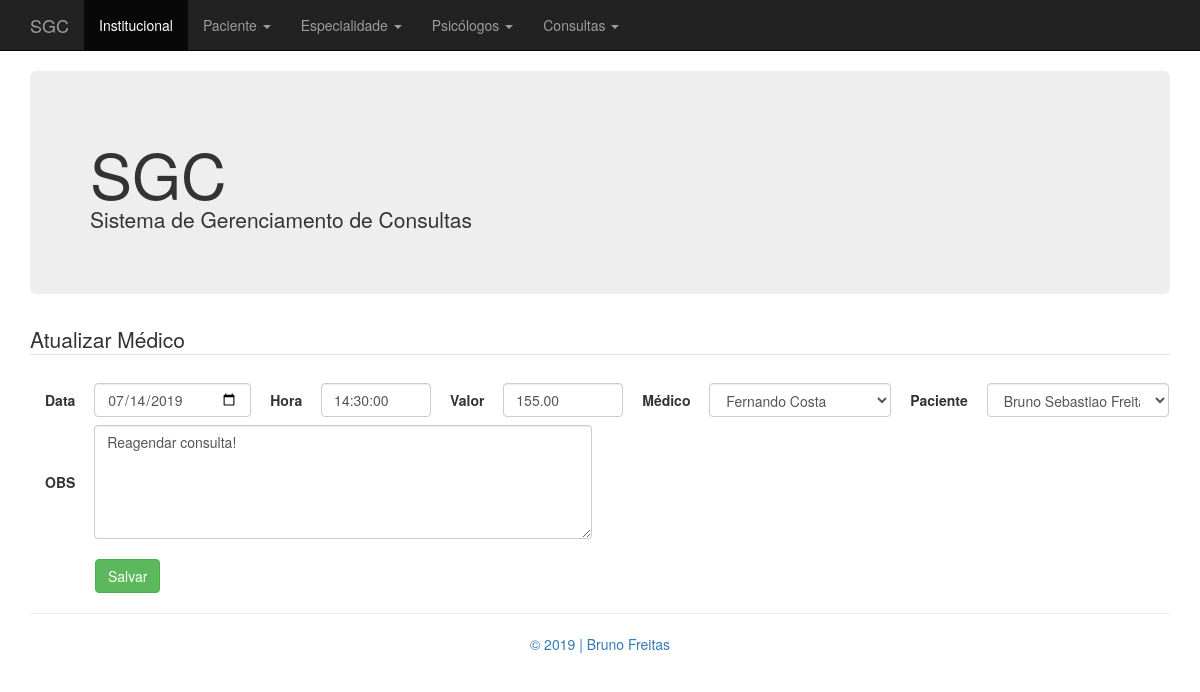
The app's page /index.php?pagina=atualizar_consulta.php&idConsulta=1 with its own data.
### tables this page shows
CREATE TABLE IF NOT EXISTS `consulta` (
  `id_consulta` INT NOT NULL AUTO_INCREMENT COMMENT 'Id da Tabela consulta',
  `data_consulta` DATE NOT NULL COMMENT 'Data da Consulta',
  `hora_consulta` TIME(0) NOT NULL COMMENT 'Hora da Consulta\nHH:MM',
  `valor_consulta` DECIMAL(6,2) NOT NULL COMMENT 'Valor da Consulta\nEx.: 1250,50 - 850,00\n',
  `observacao_consulta` VARCHAR(200) CHARACTER SET 'utf8' COLLATE 'utf8_general_ci' NULL COMMENT 'Observação Sobre a Consulta\nCampo não obrigatório',
  `paciente_id_paciente` INT NOT NULL,
  `medico_id_medico` INT NOT NULL,
  `medico_especialidade_id_especialidade` INT NOT NULL,
  PRIMARY KEY (`id_consulta`, `paciente_id_paciente`, `medico_id_medico`, `medico_especialidade_id_especialidade`),
  UNIQUE INDEX `id_consulta_UNIQUE` (`id_consulta` ASC),
  INDEX `fk_consulta_paciente_idx` (`paciente_id_paciente` ASC),
  INDEX `fk_consulta_medico1_idx` (`medico_id_medico` ASC, `medico_especialidade_id_especialidade` ASC),
  CONSTRAINT `fk_consulta_paciente`
    FOREIGN KEY (`paciente_id_paciente`)
    REFERENCES `paciente` (`id_paciente`)
    ON DELETE CASCADE
    ON UPDATE CASCADE,
  CONSTRAINT `fk_consulta_medico1`
    FOREIGN KEY (`medico_id_medico` , `medico_especialidade_id_especialidade`)
    REFERENCES `medico` (`id_medico` , `especialidade_id_especialidade`)
    ON DELETE CASCADE
    ON UPDATE CASCADE);

CREATE TABLE IF NOT EXISTS `medico` (
  `id_medico` INT NOT NULL AUTO_INCREMENT COMMENT 'Id da Tabela medico',
  `nome_medico` VARCHAR(40) CHARACTER SET 'utf8' COLLATE 'utf8_general_ci' NOT NULL COMMENT 'Nome do Médico',
  `crm_medico` VARCHAR(8) CHARACTER SET 'utf8' COLLATE 'utf8_general_ci' NOT NULL COMMENT 'CRM do Médico\nMáximo 8 números',
  `data_nasc_medico` DATE NOT NULL COMMENT 'Data de Nascimento do Médico',
  `especialidade_id_especialidade` INT NOT NULL,
  PRIMARY KEY (`id_medico`, `especialidade_id_especialidade`),
  UNIQUE INDEX `id_medico_UNIQUE` (`id_medico` ASC),
  INDEX `fk_medico_especialidade1_idx` (`especialidade_id_especialidade` ASC),
  CONSTRAINT `fk_medico_especialidade1`
    FOREIGN KEY (`especialidade_id_especialidade`)
    REFERENCES `especialidade` (`id_especialidade`)
    ON DELETE CASCADE
    ON UPDATE CASCADE);

CREATE TABLE IF NOT EXISTS `paciente` (
  `id_paciente` INT NOT NULL AUTO_INCREMENT COMMENT 'Id da Tabela paciente',
  `nome_paciente` VARCHAR(40) CHARACTER SET 'utf8' COLLATE 'utf8_general_ci' NOT NULL COMMENT 'Nome do Paciente',
  `cpf_paciente` VARCHAR(14) CHARACTER SET 'utf8' COLLATE 'utf8_general_ci' NOT NULL COMMENT 'CPF do Paciente - Valor Único\nSerá utilizado máscara\n999.999.999-11',
  `data_nasc_paciente` DATE NOT NULL COMMENT 'Data de Nascimento do Paciente\n99/99/9999',
  `telefone_paciente` VARCHAR(16) CHARACTER SET 'utf8' COLLATE 'utf8_general_ci' NOT NULL COMMENT 'Telefone do Paciente\nSerá utilizado máscara\n(99) 9 9999-9999',
  `endereco_paciente` VARCHAR(80) CHARACTER SET 'utf8' COLLATE 'utf8_general_ci' NOT NULL COMMENT 'Endereço do Paciente',
  `bairro_paciente` VARCHAR(40) CHARACTER SET 'utf8' COLLATE 'utf8_general_ci' NOT NULL COMMENT 'Bairro do Paciente',
  `cidade_paciente` VARCHAR(40) CHARACTER SET 'utf8' COLLATE 'utf8_general_ci' NOT NULL COMMENT 'Cidade do Paciente',
  `uf_paciente` VARCHAR(2) CHARACTER SET 'utf8' COLLATE 'utf8_general_ci' NOT NULL COMMENT 'UF do Paciente\nApenas 2 Letras\nEx.: DF',
  `peso_paciente` DECIMAL(5,2) NOT NULL COMMENT 'Peso do Paciente\nEx.: 75,5 - 110,75',
  `altura_paciente` DECIMAL(5,2) NOT NULL COMMENT 'Altura do Paciente',
  `imc_paciente` DECIMAL(5,2) NOT NULL COMMENT 'IMC do Paciente\nSerá calculado pela aplicação\nUsuário não entrará com o dado direto',
  PRIMARY KEY (`id_paciente`),
  UNIQUE INDEX `id_paciente_UNIQUE` (`id_paciente` ASC),
  UNIQUE INDEX `cpf_paciente_UNIQUE` (`cpf_paciente` ASC));

### class/Consulta.php (called while the page is built, shortened)
<?php
include "Conexao.php";
class Consulta {
    private $idConsulta;
    public function getIdConsulta() {
        return $this->idConsulta;
    }
    public function setIdConsulta($idConsulta) {
        $this->idConsulta = $idConsulta;
    }
    public function listarConsultaId() {
        $strSql = "SELECT * FROM consulta
                   INNER JOIN paciente ON consulta.paciente_id_paciente = paciente.id_paciente
                   INNER JOIN medico ON consulta.medico_id_medico = medico.id_medico
                   INNER JOIN especialidade ON consulta.medico_especialidade_id_especialidade = especialidade.id_especialidade
                   WHERE id_consulta = ".$this->getIdConsulta()."";
        $rs = Conexao::executaSql($strSql);
        return $rs;
    }
}

### class/Conexao.php (called while the page is built, shortened)
<?php
class Conexao {
	public static function abrirConexao() {
		$mysql_usuario = "root";
		$mysql_password = "";
		$mysql_database = "db_clinica";
		$mysql_host  = "localhost";
		$varcon = mysqli_connect($mysql_host, $mysql_usuario, $mysql_password, $mysql_database);
		if ($varcon)
			return($varcon);
		  else
			return(false);
	}
	public static function fecharConexao($varcon) {
		if(mysqli_close($varcon))
			return(true);
		else
			return(false);
	}
	public static function executaSql($strSql) {
		$linkCon = Conexao::abrirConexao();
		$resultado = mysqli_query($linkCon, $strSql);
	   	return $resultado;
	}
}

### atualizar_consulta.php (the view, shortened to what this page needs)
<?php
    include 'class/Consulta.php';
    $consulta = new Consulta();
    $consulta->setIdConsulta($_GET['idConsulta']);
    $rs = $consulta->listarConsultaId();
    $linha = mysqli_fetch_array($rs, MYSQLI_ASSOC);
echo '
<div class="container">
    <legend>Atualizar Médico</legend>
    <form action="index.php?pagina=processar_atualizacao_consulta.php&idConsulta='.$linha['id_consulta'].'" method="post">
        <div class="form-inline ">
            <div class="col-lg-13">
                <label class="form-group">Data</label>
                <input style="width: 157px;" type="date" name="dataConsulta" class="form-control" value="'.$linha['data_consulta'].'" required>
                <label class="form-group">Hora</label>
                <input maxlength="8" style="width: 110px;" type="text" name="horaConsulta" class="form-control" placeholder="00:00:00" value="'.$linha['hora_consulta'].'" required>
                <label class="form-group">Valor</label>
                <input min="0" step=".01" style="width: 120px;" type="number" name="valorConsulta" class="form-control" placeholder="Ex.: 000,00" value="'.$linha['valor_consulta'].'" required>
                <label class="form-group">Médico</label>
                <select name="idMedicoConsulta" style="width: 182px;" class="form-control" required>
                    <option value="'.$linha['medico_id_medico'].'">'.$linha['nome_medico'].'</option>';
                        echo '
                </select>
                <label class="form-group">Paciente</label>
                <select name="idPacienteConsulta" style="width: 182px;" class="form-control" required>
                    <option value="'.$linha['paciente_id_paciente'].'">'.$linha['nome_paciente'].'</option>';
                        echo '
                </select>
                <label class="form-group">OBS</label>
                <textarea class="form-control" rows="5" cols="61" name="observacaoConsulta" placeholder="Observação...">';echo $linha['observacao_consulta']; echo '</textarea><br/><br/>
                <button style="width: 185p; margin-left: 65px;" type="submit" class="btn btn-success">Salvar</button>
            </div>
        </div>
    </form>
</div>
';

### css/estilo.css (style rules this page uses)
label { padding: 15px; margin-right: px; }

### records on screen
consulta: dataConsulta "07/14/2019", horaConsulta "14:30:00", valorConsulta "155.00", idMedicoConsulta "Fernando Costa", idPacienteConsulta "Bruno Sebastiao Freitas Silva", observacaoConsulta "Reagendar consulta!"
